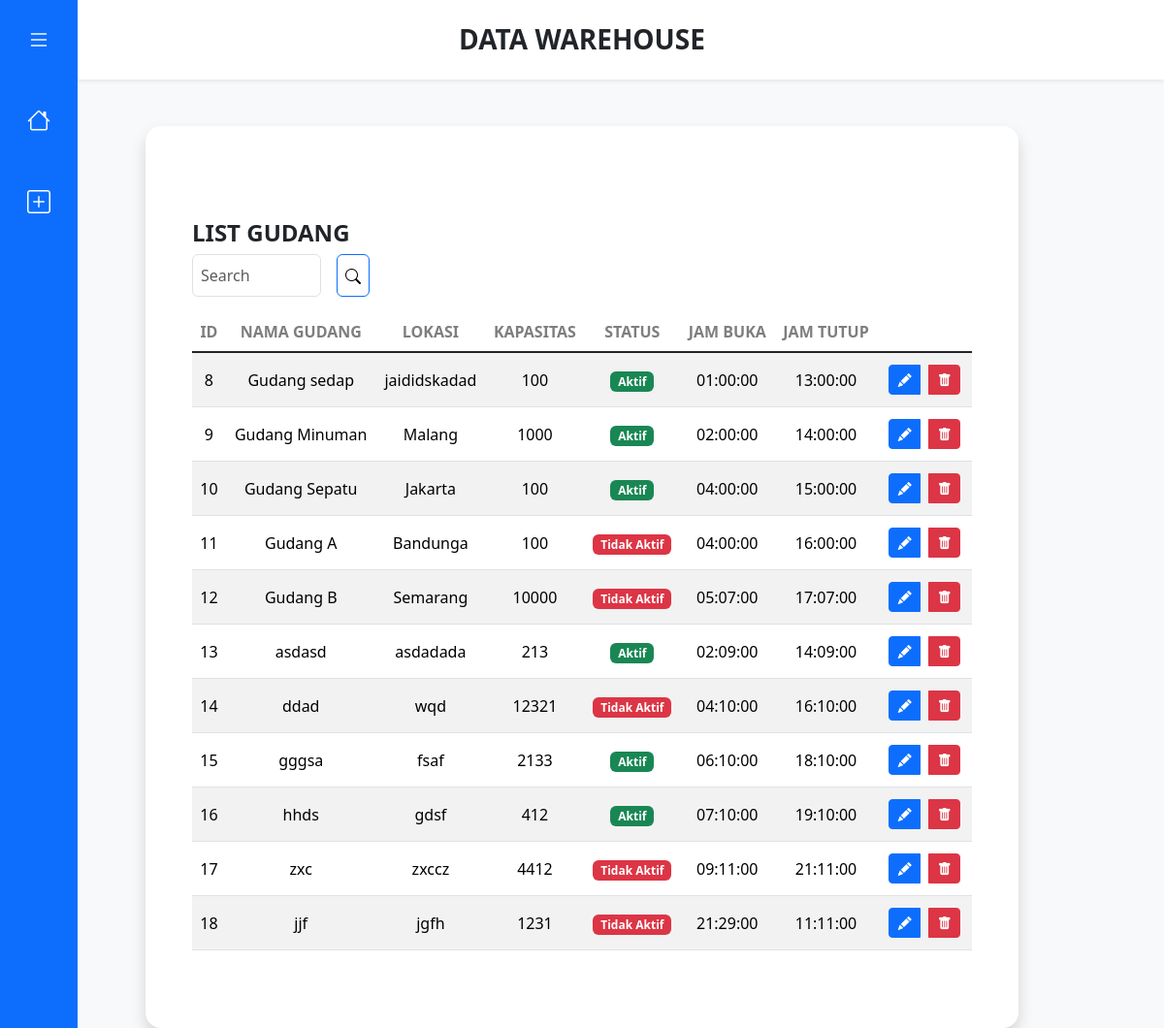
The page / on the database its author committed.
### tables this page shows
CREATE TABLE `gudang` (
  `id` int(11) NOT NULL,
  `name` varchar(255) NOT NULL,
  `location` varchar(255) NOT NULL,
  `capacity` int(11) NOT NULL,
  `status` enum('aktif','tidak_aktif') DEFAULT 'aktif',
  `opening_hour` time DEFAULT NULL,
  `closing_hour` time DEFAULT NULL
);

### proses.php (called while the page is built, shortened)
<?php
class Proses{
    private $conn;
    private $table_name = "gudang";
    public function __construct($db){
        $this->conn = $db;
    }
    public function read(){
        $stmt = $this->conn->prepare("SELECT id, name, location, capacity, status, opening_hour, closing_hour FROM ". $this->table_name);
        $stmt->execute();
        return $stmt;
    }
}
?>

### index.php (the view, shortened to what this page needs)
<?php
require "proses.php";
$database = new Database();
$db = $database->getConnection();
$proses = new Proses($db);
$stmt = $proses->read();
$num = $stmt->rowCount();
?>
<!DOCTYPE html>
<html lang="en">
<head>
    <link href="https://cdn.jsdelivr.net/npm/bootstrap@5.3.3/dist/css/bootstrap.min.css" rel="stylesheet">
</head>
<body>
<div class="header bg-white shadow-sm mb-5">
    <h2 class="title text-center py-4 fw-semibold fs-3">DATA WAREHOUSE</h2>
</div>
<div class="container p-5 w-75 mt-4 d-flex justify-content-center rounded-4 bg-white shadow">
    <div class="table mt-5">
        <h5 class="table-header fw-bold fs-4 d-center">LIST GUDANG</h5>
        <form class="row justify-content-between" method="get">
                <div class="col-2 d-flex w-25">
                    <input type="text" class="form-control mb-3" id="text" placeholder="Search " name="search">
                    <button class="btn btn-primary mb-3 ms-3" type="submit"> <i class='bi bi-search position-relative align-middle'></i></button>
                </div>
            </form>
        <?php
        if ($num > 0) {
            echo "<table class='table table-striped table-hover '>";
            echo "<thead class=' text-center opacity-50'>
                    <tr>
                        <th>ID</th>
                        <th>NAMA GUDANG</th>
                        <th>LOKASI</th>
                        <th>KAPASITAS</th>
                        <th>STATUS</th>
                        <th>JAM BUKA</th>
                        <th>JAM TUTUP</th>
                    </tr>
                 </thead>";
            echo "<tbody class='table-group-divider text-center align-middle'>";
            while ($row = $stmt->fetch(PDO::FETCH_ASSOC)) {
                extract($row);
                echo "<tr>";
                echo "<td>{$id}</td>";
                echo "<td>{$name}</td>";
                echo "<td>{$location}</td>";
                echo "<td>{$capacity}</td>";
                switch ($status) {
                    case 'aktif':
                        $status = '<span class="badge bg-success">Aktif</span>';
                        break;
                    case 'tidak_aktif':
                        $status = '<span class="badge bg-danger">Tidak Aktif</span>';
                        break;
                }
                echo "<td>{$status}</td>";
                echo "<td>{$opening_hour}</td>";
                echo "<td>{$closing_hour}</td>";
                echo "<td>";
                echo "<div class='btn-group d-flex justify-content-center'>";
                echo "<a href='editData.php?id={$id}' class='btn btn-sm btn-primary m-1'><i class='bi bi-pencil-fill'></i></a> ";
                echo "<a href='delete.php?id={$id}' class='btn btn-sm btn-danger m-1' onclick='return confirm(\"Yakin ingin menghapus data ini?\")'><i class='bi bi-trash-fill'></i></a>";
                echo "</td>";
                echo "</tr>";
            }
            echo "</tbody>";
            echo "</table>";
        } else {
            echo "<p class='alert alert-info'>Tidak ada data pelanggan.</p>";
        }
        ?>
    </div>
</div>
    <?php
    $content = ob_get_clean();
    include 'layout.php';
    ?>
</body>
</html>

### layout.php (shortened to what this page needs)
<!DOCTYPE html>
<html lang="en">
<head>
    <link href="https://cdn.jsdelivr.net/npm/bootstrap@5.3.0-alpha1/dist/css/bootstrap.min.css" rel="stylesheet">
    <link href="https://cdn.jsdelivr.net/npm/bootstrap-icons@1.11.3/font/bootstrap-icons.css " rel="stylesheet">
</head>
<body class="bg-light">
    <aside class="col-1 bg-primary fixed-top h-100" style="width: 80px">
        <div class="d-flex flex-row p-3 justify-content-center">
            <button class="btn btn-white custom-toggle text-white" type="button" data-bs-toggle="offcanvas" data-bs-target="#offcanvasSidebar" aria-controls="offcanvasSidebar">
                <i class="bi bi-list fs-4"></i>
            </button>
        </div>
        <ul class="nav flex-column">
            <li class="nav-item align-self-center my-3">
                <a href="index.php" class="nav-link link link-secondary text-white">
                    <i class="bi bi-house fs-4"></i>
                </a>
            </li>
            <li class="nav-item align-self-center my-3">
                <a href="tambahData.php" class="nav-link link link-secondary text-white">
                    <i class="bi bi-plus-square fs-4"></i>
                </a>
            </li>
        </ul>
    </aside>
    <div class="content ">
        <?= $content ?>
    </div>
</body>
</html>

### layout.php (style rules this page uses)
body { font-family: 'Open Sans', sans-serif; }

### rows shown on the page
gudang: id "8", name "Gudang sedap", location "jaididskadad", capacity "100", status "Aktif", opening_hour "01:00:00", closing_hour "13:00:00"
gudang: id "9", name "Gudang Minuman", location "Malang", capacity "1000", status "Aktif", opening_hour "02:00:00", closing_hour "14:00:00"
gudang: id "10", name "Gudang Sepatu", location "Jakarta", capacity "100", status "Aktif", opening_hour "04:00:00", closing_hour "15:00:00"
gudang: id "11", name "Gudang A", location "Bandunga", capacity "100", status "Tidak Aktif", opening_hour "04:00:00", closing_hour "16:00:00"
gudang: id "12", name "Gudang B", location "Semarang", capacity "10000", status "Tidak Aktif", opening_hour "05:07:00", closing_hour "17:07:00"
gudang: id "13", name "asdasd", location "asdadada", capacity "213", status "Aktif", opening_hour "02:09:00", closing_hour "14:09:00"
gudang: id "14", name "ddad", location "wqd", capacity "12321", status "Tidak Aktif", opening_hour "04:10:00", closing_hour "16:10:00"
gudang: id "15", name "gggsa", location "fsaf", capacity "2133", status "Aktif", opening_hour "06:10:00", closing_hour "18:10:00"
gudang: id "16", name "hhds", location "gdsf", capacity "412", status "Aktif", opening_hour "07:10:00", closing_hour "19:10:00"
gudang: id "17", name "zxc", location "zxccz", capacity "4412", status "Tidak Aktif", opening_hour "09:11:00", closing_hour "21:11:00"
gudang: id "18", name "jjf", location "jgfh", capacity "1231", status "Tidak Aktif", opening_hour "21:29:00", closing_hour "11:11:00"
